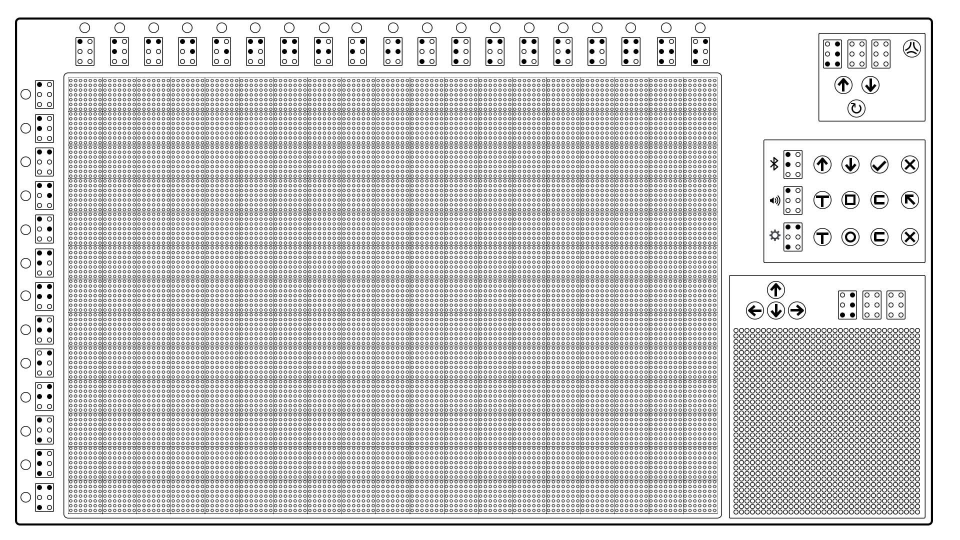
#> input picture Plug N Braille Prototype.jpg, 1920 x 1080 px (shown at 1/2 size)
$ python 'BraillePad[SoftwareConcept].py' 'Plug N Braille Prototype.jpg' 1.0   (Python 2 division)
#> lines starting #> are read from the running program, lines starting #| are printed output that depends on the picture
#CSUN AI JAM 2019 - SARKIS MIKAELIAN [Braille Pad]
# Using utf-8

from PIL import Image
import codecs
import sys

def get_char(current):
    if current != [0,0,0,0,0,0,0,0]:
        total_val = current[0] + (current[1] << 1) + (current[2] << 2) + (current[4] << 3) + (current[5] << 4) + (current[6] << 5) + (current[3] << 6) +(current[7] << 7)
    else:
        total_val = 4
    return unichr(0x2800 + total_val)

def nearest_multiple(num, mult):
    return num - (num%mult)

try:
    im = Image.open(sys.argv[1])
#> im is the input picture: PIL image 1920x1080 RGB; mean R, G, B 208.8, 208.8, 208.8
except IndexError:
    print "Use file as an argument, drag file into script: "
    raise SystemExit

#Removing alpha channel RGB.
try:
	bg = Image.new("RGB", im.size, (255, 255, 255))
#> bg: PIL image 1920x1080 RGB; every value is 255
	bg.paste(im, mask=im.split()[3]) # 3 is the alpha channel
	im = bg
except:
	pass

#Resiing imgage for convenience.

width = im.size[0]
#> width = 1920
height = im.size[1]
#> height = 1080
if width > 100:
    height = 100 * height / width
#> height = 56
    width = 100

width = nearest_multiple(width, 2)
height = nearest_multiple(height, 4)
im = im.resize(( width, height ), Image.NEAREST)
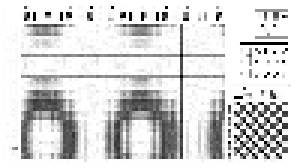
#> im: PIL image 100x56 RGB (shown 3 times larger); mean R, G, B 213.9, 213.9, 213.9

try:
    weight = float(sys.argv[2])
except IndexError:
    weight = 3

px = im.load()
output = u""

for imgy in range(0, height, 4):
    for imgi in range(0, width, 2):
        current = [0,0,0,0,0,0,0,0]
        cindex = 0
        for x in range(2):
            for y in range(4):
                temp = px[imgi+x, imgy+y]
                avg = (temp[0] + temp[1] + temp[2]) / weight
                if(avg < 128):
                    current[cindex] = 1
                cindex += 1

        output += get_char(current)
    output += u"\r\n"

#Printing the output.

with codecs.open("braille.txt", "w", "utf-8-sig") as b:
    b.write(output)
